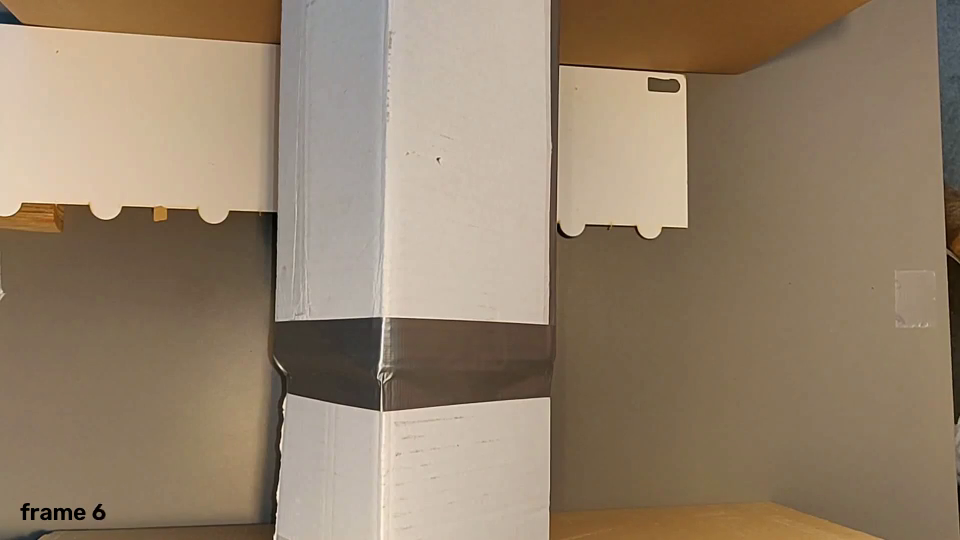
#> input picture frame 6 of Week_7/tracked_ball.mp4, 960 x 540 px, given in place of Robots.mp4, which was not available
$ jupyter execute Weekly2.ipynb   (text cells are left out)
#> lines starting #> are read from the running program, lines starting #| are printed output that depends on the picture; after the words box and inside, x2 and y2 are one past the last pixel; in counts of white or black regions, pixels touching at a corner belong together; pictures that were not available may be replaced by others from this repository, and a replacement may not be noted
[cell 1]
import cv2
import numpy as np
from matplotlib import pyplot as plt

[cell 2]
import cv2
import numpy as np
from matplotlib import pyplot as plt

cap = cv2.VideoCapture("Robots.mp4")

ret, frame1 = cap.read()
#> frame1 is the input picture: shape (540, 960, 3); mean B, G, R 108.4, 130.5, 149

#frame1=cv2.cvtColor(frame1,cv2.COLOR_BGR2RGB) cap.read() gives you frame in RGB already

gray1 = cv2.cvtColor(frame1, cv2.COLOR_RGB2GRAY)
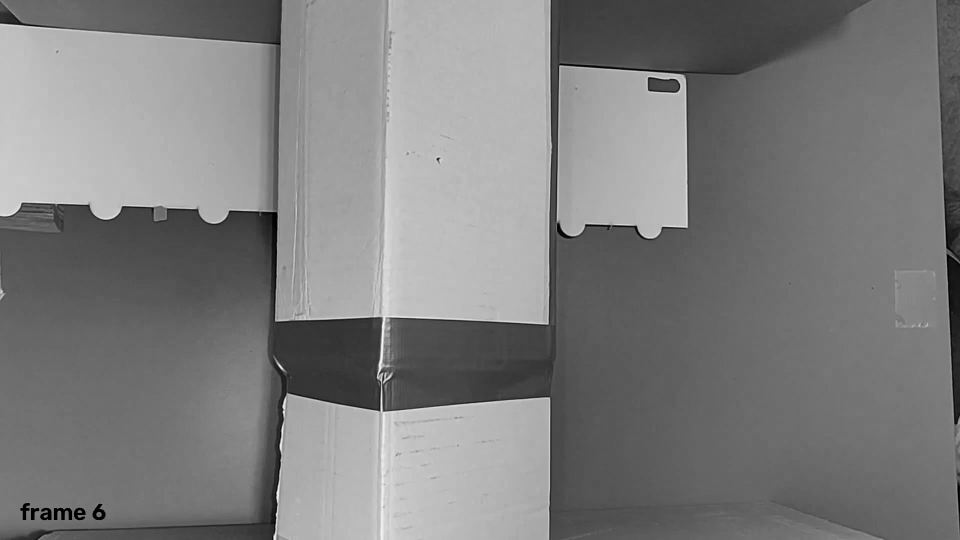
#> gray1: shape (540, 960); min 0, max 252, mean 126

# Find keypoints in first frame
feat1 = cv2.goodFeaturesToTrack(gray1,maxCorners=300,qualityLevel=0.01,minDistance=10)
#> feat1 = 132 rows, first 8: [379, 410], [438, 158], [38, 509], [686, 226], [547, 323], [648, 78], [586, 225], [560, 66]

threshold = 2  # minimum movement in pixels

mask=frame1.copy() #if you want a ghost VERY COOL ALTHOUGH I CANT FIX THE COLORS
#mask=np.zeros_like(frame1) #if you dont


while True:

    # We read the next frame
    ret, frame2 = cap.read()

    if not ret:
        break

    # Convert current frame to grayscale
    gray2 = cv2.cvtColor(frame2, cv2.COLOR_RGB2GRAY)


    # Calculate sparse optical flow
    feat2, status, error = cv2.calcOpticalFlowPyrLK(
        gray1,
        gray2,
        feat1,
        None
    )
#> feat2 = 132 rows, first 8: [379, 410], [438, 158], [38, 509], [686, 226], [547, 323], [648, 77.99], [586, 225], [560, 66]; status = 132 values from 1 to 1; error = 132 values, max 22.71 at index 19, min 0 at index 10, mean 0.711


    # Copy current frame for drawing
    #output = frame2.copy()


    # Look at every tracked keypoint
    for i in range(len(feat1)):

        # Only use successfully tracked points
        if status[i] == 1:

            f10 = int(feat1[i][0][0])
            f11 = int(feat1[i][0][1])

            f20 = int(feat2[i][0][0])
            f21 = int(feat2[i][0][1])


            # Movement between the two frames
            dx = f20 - f10
            dy = f21 - f11

            distance = np.sqrt(dx**2 + dy**2)


            # Draw ONLY moving points
            if distance > threshold:

                cv2.line(mask,(f10, f11),(f20, f21),(0, 255, 0),2)

                cv2.circle(frame2,(f20, f21),5,(0, 255, 0),-1)
#> this loop made 132 passes
#> (f10, f11, f20, f21, dx, dy, distance) on passes 1 to 12: (379, 410, 379, 410, 0, 0, 0), (438, 158, 438, 157, 0, -1, 1), (38, 509, 37, 508, -1, -1, 1.41), (686, 226, 685, 226, -1, 0, 1), (547, 323, 546, 323, -1, 0, 1), (648, 78, 647, 77, -1, -1, 1.41), (586, 225, 586, 224, 0, -1, 1), (560, 66, 560, 66, 0, 0, 0), (29, 504, 28, 503, -1, -1, 1.41), (662, 227, 662, 226, 0, -1, 1), (88, 205, 87, 205, -1, 0, 1), (59, 511, 58, 510, -1, -1, 1.41)
#> f10 on pass 100: 15
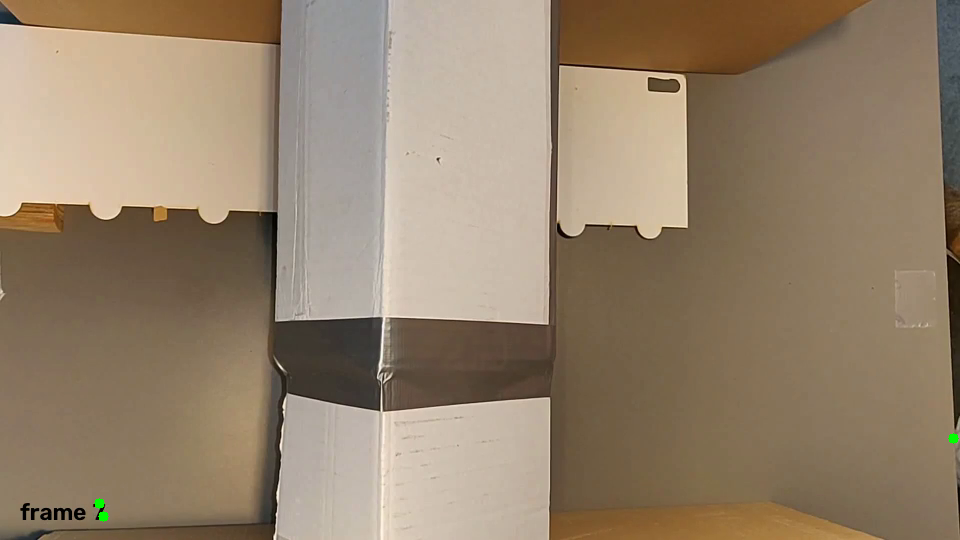
#> frame2: shape (540, 960, 3); mean B, G, R 108.4, 130.5, 149
#> mask: shape (540, 960, 3); 0.01% of pixels changed, all inside (x1, y1, x2, y2) = (98, 435, 956, 518)

    result=cv2.add(mask,frame2)
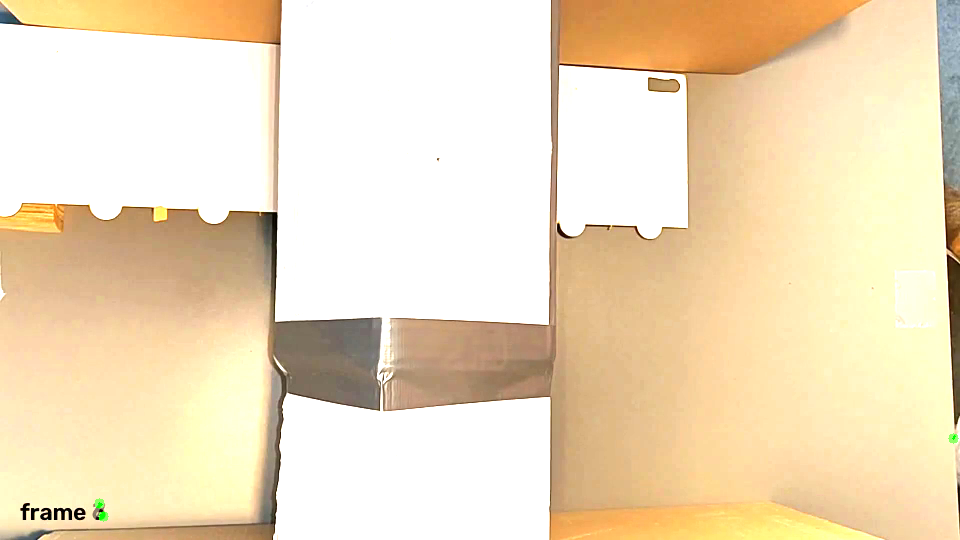
#> result: shape (540, 960, 3); mean B, G, R 190.9, 221.7, 240
    # Show the current result
    cv2.imshow("Sparse Optical Flow", result)

    # Wait 20 ms
    if cv2.waitKey(20) & 0xFF == 27:
#> (key q is pressed here)
        break


    # VERY IMPORTANT:
    # current frame becomes previous frame
    gray1 = gray2.copy()

    # current keypoints become previous keypoints
    feat1 = feat2.copy()
#> feat1 has the same summary as feat2


cap.release()
cv2.destroyAllWindows()

[cell 3]
cap = cv2.VideoCapture('Robots.mp4')
ret, frame = cap.read()
frame = cv2.resize(frame, None, fx=0.5, fy=0.5)
prvs_gray = cv2.cvtColor(frame, cv2.COLOR_BGR2GRAY)
hsv = np.zeros_like(frame)
hsv[..., 1] = 255
frame_list=[]
while cap.isOpened():
    ret, frame = cap.read()
    if not ret:
        print('No frames grabbed!')
        break
    frame = cv2.resize(frame, None, fx=0.5, fy=0.5)
    gray_now =cv2.cvtColor(frame, cv2.COLOR_BGR2GRAY)
    flow = cv2.calcOpticalFlowFarneback(prvs_gray, gray_now, None, 0.5, 3, 20, 3, 5, 1.5, 0)
    mag, ang = cv2.cartToPolar(flow[:,:,0], flow[:,:,1]) # Retrieving the magnitude and angle of every pixel
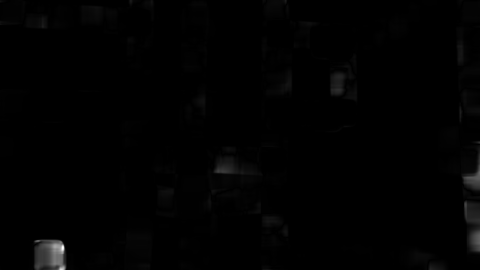
#> mag: shape (270, 480) float32; min 5.89e-11, max 2.47, mean 0.0202; drawn with min black and max white
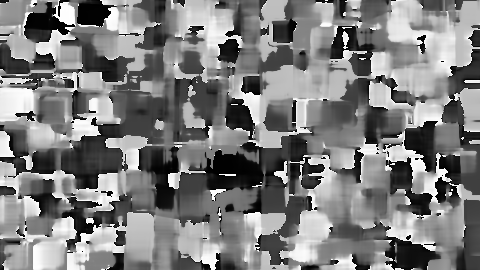
#> ang: shape (270, 480) float32; min 2.01e-05, max 6.28, mean 3.09; drawn with min black and max white

    hsv[..., 0] = ang*180/np.pi/2 # hue calculation
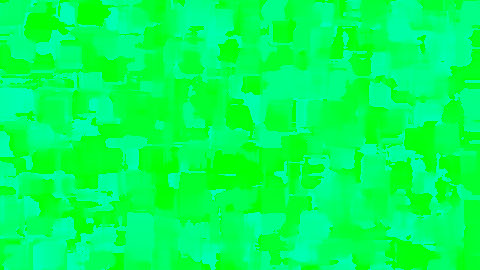
#> hsv: shape (270, 480, 3); mean of channels 0, 1, 2 88.1, 255, 0; drawn as B, G, R
    hsv[..., 1] = 255 # Saturation = maximum, so direction is clearly represented by colour
    hsv[..., 2] = cv2.normalize(mag, None, 0, 255, cv2.NORM_MINMAX) # Value, magnitude of motion
    bgr = cv2.cvtColor(hsv, cv2.COLOR_HSV2BGR)
    frame_list.append(bgr)

    prvs_gray=gray_now

for frame in frame_list:
    cv2.imshow('image', frame)
    wait = cv2.waitKey(4) & 0xff
    if wait == ord('q'):
        break

cap.release()
cv2.destroyAllWindows()
# documentation: https://docs.opencv.org/4.13.0/d4/dee/tutorial_optical_flow.html

$ run again, starting later in the video
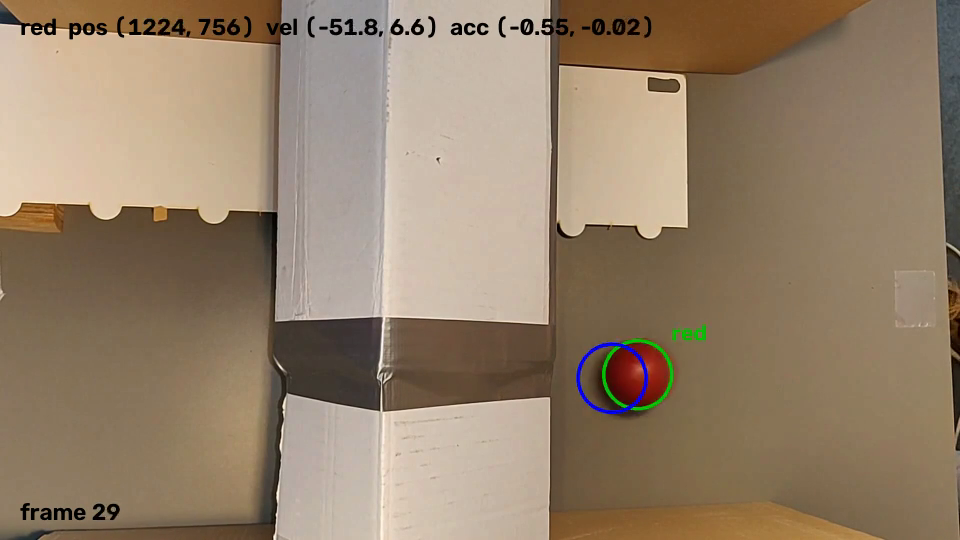
#> input picture frame 29 of Week_7/tracked_ball.mp4, 960 x 540 px, given in place of Robots.mp4, which was not available
#> frame1 is the input picture: shape (540, 960, 3); mean B, G, R 106.8, 129.3, 149
#> `feat1 = cv2.goodFeaturesToTrack(gray1,maxCorners=300,qualityLevel=0.01..`: feat1 = 200 rows, first 8: [487, 26], [474, 26], [399, 19], [454, 31], [23, 33], [76, 30], [123, 36], [537, 33]
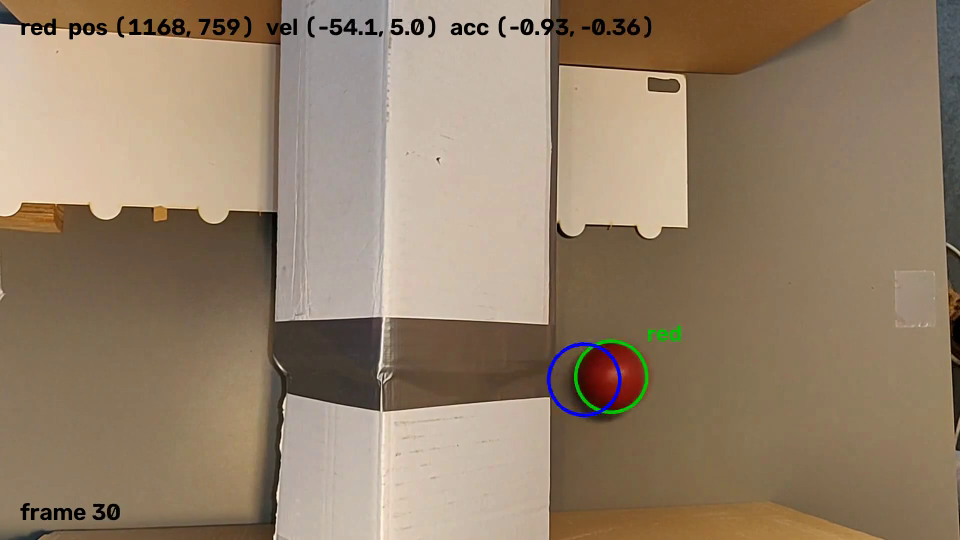
#> input picture frame 30 of Week_7/tracked_ball.mp4, 960 x 540 px, given in place of Robots.mp4, which was not available
#> frame2 is the input picture: shape (540, 960, 3); mean B, G, R 106.8, 129.3, 149
#> feat2 = 200 rows, first 8: [487, 26], [474, 26], [398.3, 18.88], [454, 31], [23, 33], [76, 30], [123, 36], [537, 33.21]; status = 200 values from 1 to 1; error = 200 values, max 36.71 at index 31, min 0 at index 32, mean 4.3
#> the loop `for i in range(len(feat1)):` made 200 passes
#> (f10, f11, f20, f21, dx, dy, distance) on passes 1 to 8: (487, 26, 487, 25, 0, -1, 1), (474, 26, 474, 25, 0, -1, 1), (399, 19, 398, 18, -1, -1, 1.41), (454, 31, 454, 30, 0, -1, 1), (23, 33, 23, 33, 0, 0, 0), (76, 30, 75, 29, -1, -1, 1.41), (123, 36, 123, 35, 0, -1, 1), (537, 33, 536, 33, -1, 0, 1)
#> `feat1 = feat2.copy()`: feat1 has the same summary as feat2
#> `bgr = cv2.cvtColor(hsv, cv2.COLOR_HSV2BGR)`:
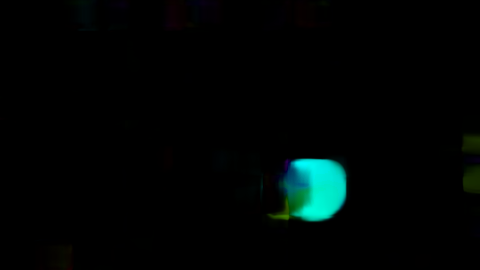
#> bgr: shape (270, 480, 3); mean B, G, R 4.5, 5.3, 0.3

$ run again, starting later in the video
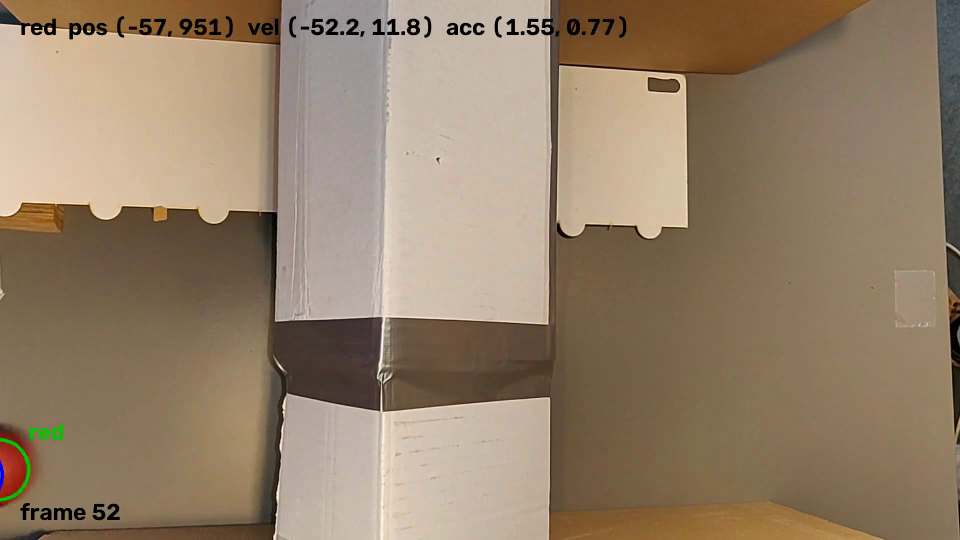
#> input picture frame 52 of Week_7/tracked_ball.mp4, 960 x 540 px, given in place of Robots.mp4, which was not available
#> frame1 is the input picture: shape (540, 960, 3); mean B, G, R 106.1, 129, 149.2
#> `feat1 = cv2.goodFeaturesToTrack(gray1,maxCorners=300,qualityLevel=0.01..`: feat1 = 174 rows, first 8: [507, 33], [398, 33], [537, 20], [518, 33], [483, 26], [470, 26], [450, 31], [30, 26]
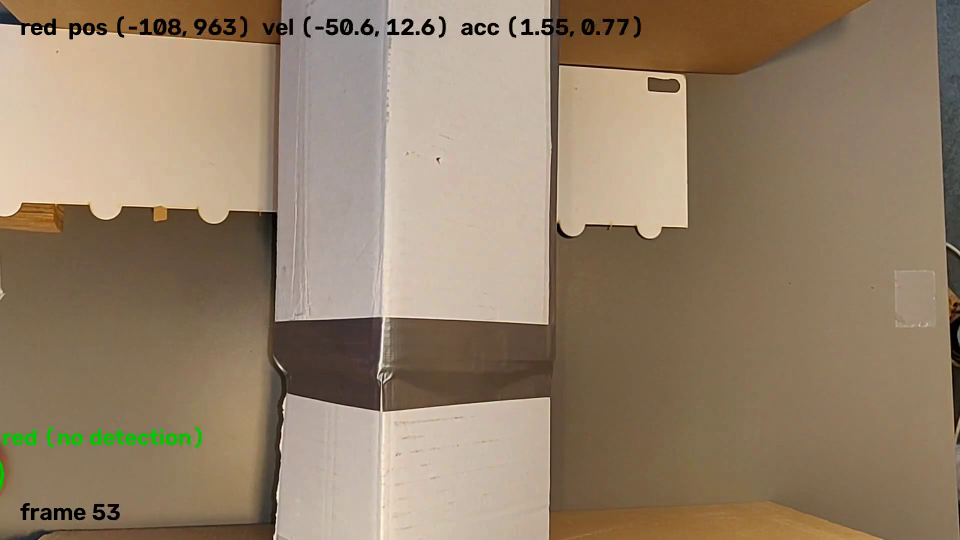
#> input picture frame 53 of Week_7/tracked_ball.mp4, 960 x 540 px, given in place of Robots.mp4, which was not available
#> frame2 is the input picture: shape (540, 960, 3); mean B, G, R 106.2, 129.4, 149.1
#> feat2 = 174 rows, first 8: [504.8, 30.81], [412.7, 32.74], [535.7, 20.41], [515.9, 34.28], [484.5, 26], [471.5, 26.07], [464.5, 31.03], [30, 26]; status = 174 values, max 1 at index 0, min 0 at index 40, mean 0.937; error = 174 values, max 49.72 at index 20, min -551178 at index 58, mean -3159.4
#> the loop `for i in range(len(feat1)):` made 174 passes
#> (f10, f11, f20, f21, dx, dy, distance) on passes 1 to 8: (507, 33, 504, 30, -3, -3, 4.24), (398, 33, 412, 32, 14, -1, 14.04), (537, 20, 535, 20, -2, 0, 2), (518, 33, 515, 34, -3, 1, 3.16), (483, 26, 484, 26, 1, 0, 1), (470, 26, 471, 26, 1, 0, 1), (450, 31, 464, 31, 14, 0, 14), (30, 26, 30, 25, 0, -1, 1)
#> `feat1 = feat2.copy()`: feat1 has the same summary as feat2
#> `bgr = cv2.cvtColor(hsv, cv2.COLOR_HSV2BGR)`:
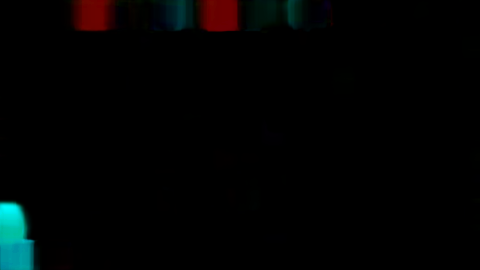
#> bgr: shape (270, 480, 3); mean B, G, R 3.1, 3.2, 1.8
